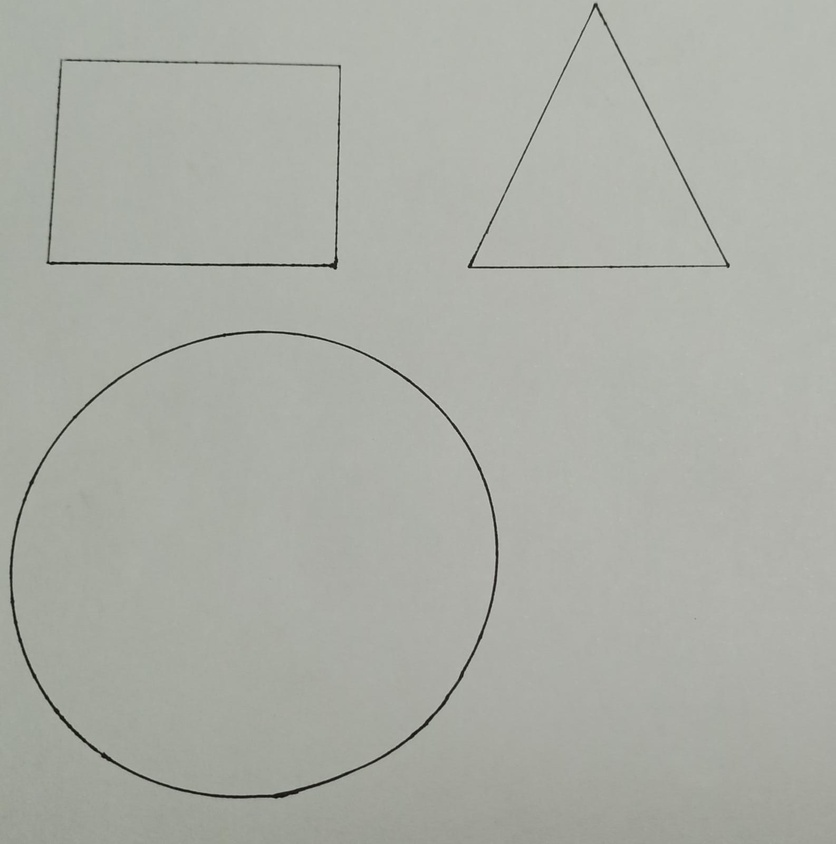
#> input picture detectShape/shapes.jpeg, 836 x 844 px, shrunk from 1585 x 1600 before the run
$ python Detect_shape.py
#> lines starting #> are read from the running program, lines starting #| are printed output that depends on the picture; after the words box and inside, x2 and y2 are one past the last pixel; in counts of white or black regions, pixels touching at a corner belong together
from tkinter import font
from matplotlib.pyplot import pink
import numpy as np
import cv2

# read the file and make it gray
img = cv2.imread('shapes.jpeg', cv2.IMREAD_GRAYSCALE)
#> img: shape (844, 836); min 12, max 206, mean 172.5
# convert the colors which is close to be black to black
_, threshold = cv2.threshold(img, 150, 255, cv2.THRESH_BINARY)
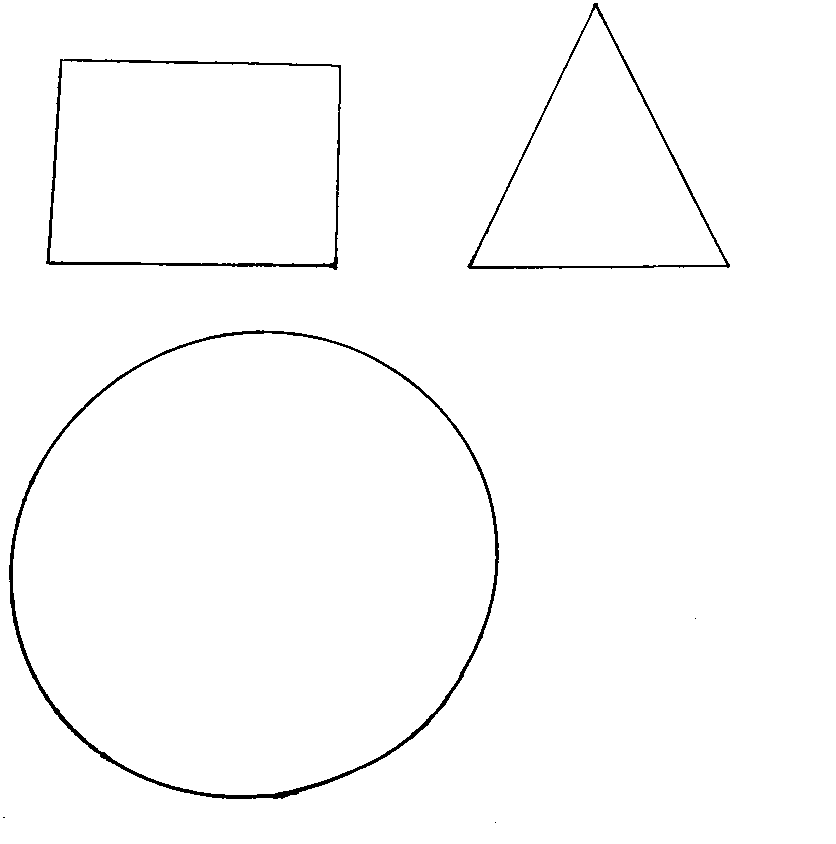
#> threshold: shape (844, 836); 98.6% white; 6 black regions (3 under 20 px)
# extract contours from image
contours,_ = cv2.findContours(threshold, cv2.RETR_TREE, cv2.CHAIN_APPROX_SIMPLE)
#> contours = 10 contours, 3 with area under 20; largest, box (x1, y1, x2, y2) and area: (0, 0, 836, 844) 703905, (8, 329, 500, 800) 180436, (13, 333, 496, 795) 173910, (45, 58, 342, 271) 58956, (50, 61, 339, 264) 55422, (466, 2, 731, 270) 35372, (472, 8, 726, 266) 32628
font = cv2.FONT_HERSHEY_COMPLEX

for cnt in contours:
    # approach to the shape of the original
    approx = cv2.approxPolyDP(cnt, 0.02*cv2.arcLength(cnt, True), True)
    # draw the lines
    cv2.drawContours(img, [approx], 0, (0), 5)

    # change the array into contiguous flattened array
    x = approx.ravel()[0]
    y = approx.ravel()[1]

    # detect the shapes according to its approx number
    if len(approx) == 3:
        cv2.putText(img, "Triangle", (x,y), font, 1, (0))
    elif len(approx) == 4:
        cv2.putText(img, "Rectangle", (x,y), font, 1, (0))
    elif 7 < len(approx):
        cv2.putText(img, "Circle", (x,y), font, 1, (0))
#> this loop made 10 passes
#> (approx, x, y) on passes 1, 2, 4, 7, 8, 9, 10: ([[0, 0], [0, 843], [835, 843], [835, 0]], 0, 0), ([[494, 822], [495, 821], [496, 822], [495, 823]], 494, 822), ([[694, 618], [695, 617], [696, 618], [695, 619]], 694, 618), ([[59, 59], [340, 64], [337, 269], [46, 264]], 59, 59), ([[62, 61], [50, 261], [333, 261], [337, 67]], 62, 61), ([[594, 2], [728, 268], [466, 266]], 594, 2), ([[595, 8], [472, 265], [725, 264]], 595, 8)
#> (x, y) on passes 3, 5, 6: (2, 817), (301, 332), (322, 340)
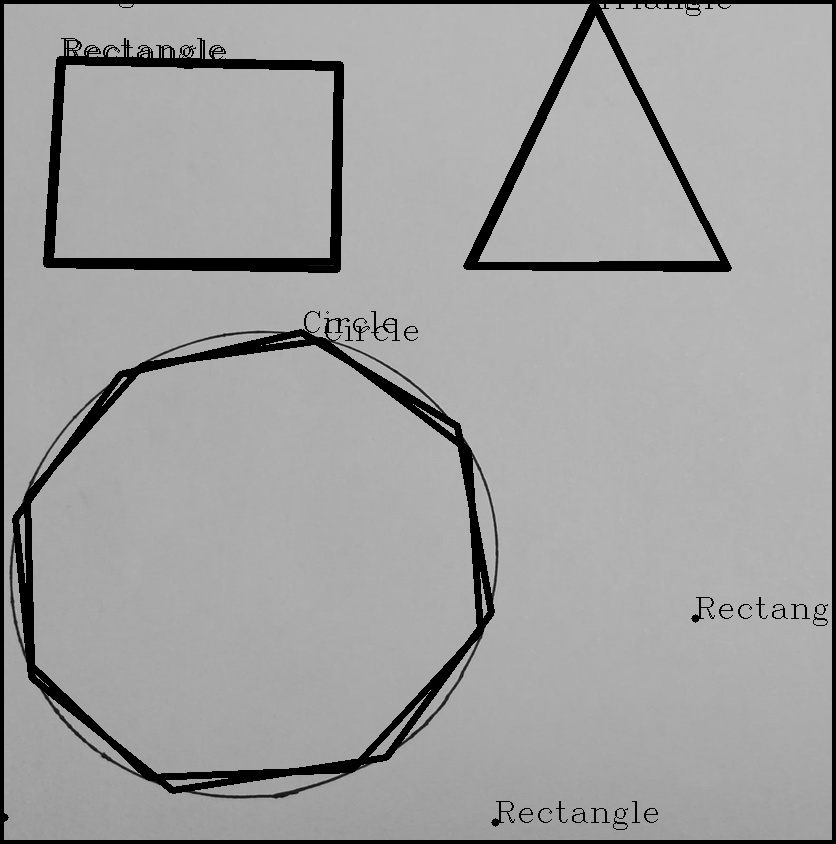
#> img: shape (844, 836); min 0, max 198, mean 160.7


cv2.imshow("shapes", img)
#cv2.imshow("Threshold", threshold)
cv2.waitKey(0)
cv2.destroyAllWindows()
